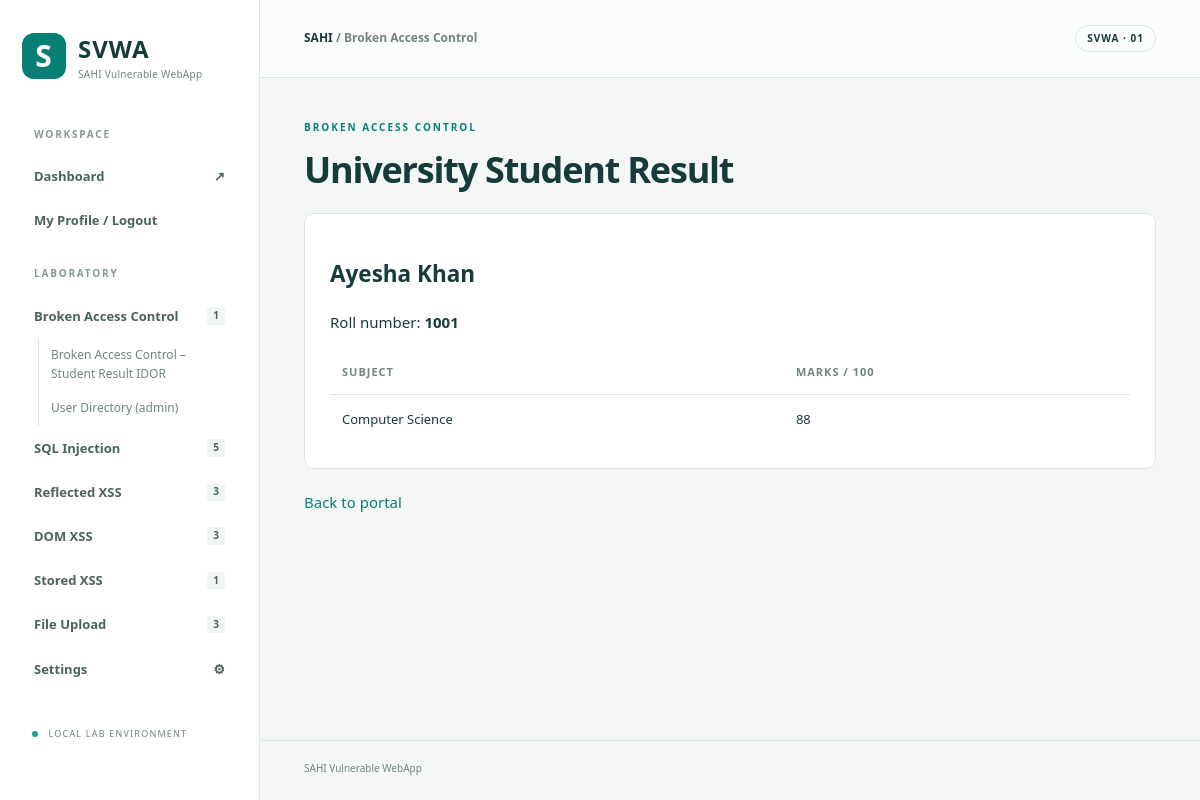
Page /labs/result.php?roll_no=1001 (signed in) on the committed database.
### tables this page shows
CREATE TABLE IF NOT EXISTS student_results (
 roll_no CHAR(4) PRIMARY KEY,
 owner_id INT UNSIGNED NOT NULL UNIQUE,
 student_name VARCHAR(100) NOT NULL,
 subject VARCHAR(100) NOT NULL,
 marks INT NOT NULL,
 FOREIGN KEY (owner_id) REFERENCES accounts(id) ON DELETE CASCADE
);

### src/includes/auth.php (called while the page is built, shortened)
<?php
require_once __DIR__.'/app.php';
function account_db(): PDO {
    static $db;
    return $db ??= new PDO('mysql:host='.(getenv('DB_HOST') ?: 'db').';dbname='.(getenv('ACCOUNT_DB_NAME') ?: 'svwa_accounts').';charset=utf8mb4', getenv('ACCOUNT_DB_USER') ?: 'svwa_accounts', getenv('ACCOUNT_DB_PASSWORD') ?: 'svwa_accounts_local', [PDO::ATTR_ERRMODE=>PDO::ERRMODE_EXCEPTION, PDO::ATTR_EMULATE_PREPARES=>false]);
}

### src/includes/app.php (called while the page is built, shortened)
<?php
function h($value): string { return htmlspecialchars((string)$value, ENT_QUOTES, 'UTF-8'); }
function start_page(string $title, string $category='Overview'): void {
    require __DIR__.'/header.php';
}
function end_page(): void { require __DIR__.'/footer.php'; }

### src/labs/result.php (the view, shortened to what this page needs)
<?php
require __DIR__.'/../includes/auth.php';
$roll=field($_GET,'roll_no');
$q=account_db()->prepare('SELECT roll_no,student_name,subject,marks FROM student_results WHERE roll_no=?');
$q->execute([$roll]); $result=$q->fetch(PDO::FETCH_ASSOC);
echo '<div class="panel"><h2>'.h($result['student_name']).'</h2><p>Roll number: <strong>'.h($result['roll_no']).'</strong></p><table><thead><tr><th>Subject</th><th>Marks / 100</th></tr></thead><tbody><tr><td>'.h($result['subject']).'</td><td>'.h($result['marks']).'</td></tr></tbody></table></div><a href="/labs/student-result.php">Back to portal</a>';

### src/assets/style.css (style rules this page uses)
:root { --teal:#087f75;--ink:#153b3a;--muted:#718482;--border:#dce7e4;--canvas:#f4f7f6 }
* { box-sizing:border-box }
body { margin:0;background:var(--canvas);color:var(--ink);font:15px/1.55 'Segoe UI',Arial,sans-serif }
a { color:var(--teal);text-decoration:none }
.panel { background:#fff;border:1px solid var(--border);border-radius:10px;padding:25px;margin:22px 0;overflow-wrap:anywhere }
table { border-collapse:collapse;width:100%;font-size:13px;text-align:left }
th { color:var(--muted);font-size:11px;text-transform:uppercase;letter-spacing:1px }
td,th { padding:14px 12px;border-bottom:1px solid var(--border) }
tr:last-child td { border:0 }

### rows in the picture
student_results: student_name "Ayesha Khan", roll_no "1001", subject "Computer Science", marks "88"

### other values in the picture
$group "Broken Access Control"
count($labs) "1"
$name "Broken Access Control – Student Result IDOR"
$group "SQL Injection"
count($labs) "5"
$group "Reflected XSS"
count($labs) "3"
$group "DOM XSS"
$group "Stored XSS"
$group "File Upload"
$category "Broken Access Control"
$category "BROKEN ACCESS CONTROL"
$title "University Student Result"
